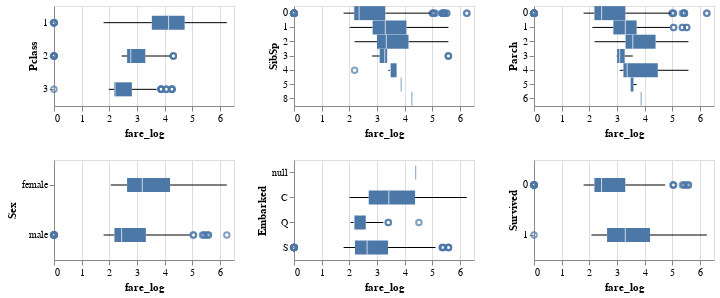

Here is the notebook cell this chart was saved with:
### Code cell
cat_vs_num_plots = (
    alt.Chart(train_df.reset_index())
    .mark_boxplot()
    .encode(
        x=alt.X("fare_log"),
        y=alt.X(alt.repeat("repeat"), type="nominal"),
        tooltip="PassengerId"
    )
    .properties(width=180, height=100)
    .repeat(repeat=ordinal_features + categorical_features + ["Survived"], columns=3)
)
cat_vs_num_plots

### Figure 1 — Vega-Lite specification as saved in the notebook (floating-point values rounded to 4 significant figures; data arrays with more than 128 entries replaced by an {"elided": "..."} marker saying what was removed)
{"config": {"view": {"continuousWidth": 400, "continuousHeight": 300}}, "repeat": ["Pclass", "SibSp", "Parch", "Sex", "Embarked", "Survived"], "spec": {"data": {"name": "data-2f50493f740267f6415ed85d18424948"}, "mark": "boxplot", "encoding": {"tooltip": {"type": "quantitative", "field": "PassengerId"}, "x": {"type": "quantitative", "field": "fare_log"}, "y": {"type": "nominal", "field": {"repeat": "repeat"}}}, "height": 100, "width": 180}, "columns": 3, "$schema": "https://vega.github.io/schema/vega-lite/v4.8.1.json", "datasets": {"data-2f50493f740267f6415ed85d18424948": {"elided": "712 records"}}}
